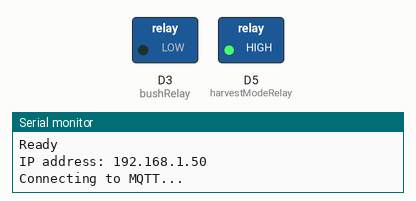
Recording of a sketch running on a simulated ESP8266 (NodeMCU). Shown: switched loads named in the sketch (green lamp = pin HIGH), the last lines printed to the serial monitor. WiFi joins after 1.5 s; servers stay silent unless stated; no MQTT or app messages arrive unless stated; not simulated (calls return 0 or success): credentials.h.

Above: at 1.8 s.
At 4.1 s:
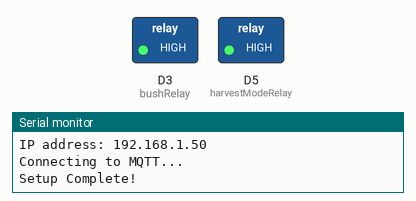
Timing chart, 0 to 5.6 s (numbered marks = the images above):
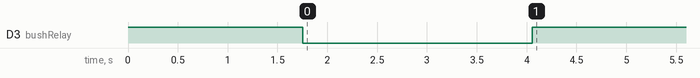

The sketch:

CreepyCorridor-BushAndBones.ino
```cpp
// ***************************************
// ********** Global Variables ***********
// ***************************************

/*
 * NOTE: Even though this is named BushAndBones, The Bones portion has been changed
 *       to control the lighting effects of WLED in the Harvest Room. Lol.
 */

//Globals for Wifi Setup and OTA
#include <credentials.h>
#include <ESP8266WiFi.h>
#include <ESP8266mDNS.h>
#include <WiFiUdp.h>
#include <ArduinoOTA.h>

//WiFi Credentials
#ifndef STASSID
#define STASSID "your_ssid"
#endif
#ifndef STAPSK
#define STAPSK  "your_password"
#endif
const char* ssid = STASSID;
const char* password = STAPSK;

//MQTT
#include <Adafruit_MQTT.h>
#include <Adafruit_MQTT_Client.h>
#ifndef AIO_SERVER
#define AIO_SERVER      "your_MQTT_server_address"
#endif
#ifndef AIO_SERVERPORT
#define AIO_SERVERPORT  0000 //Your MQTT port
#endif
#ifndef AIO_USERNAME
#define AIO_USERNAME    "your_MQTT_username"
#endif
#ifndef AIO_KEY
#define AIO_KEY         "your_MQTT_key"
#endif
#define MQTT_KEEP_ALIVE 150
unsigned long previousTime;

//Initialize and Subscribe to MQTT
WiFiClient client;
Adafruit_MQTT_Client mqtt(&client, AIO_SERVER, AIO_SERVERPORT, AIO_USERNAME, AIO_KEY);
Adafruit_MQTT_Subscribe creepyRustle = Adafruit_MQTT_Subscribe(&mqtt, AIO_USERNAME "/feeds/creepy-corridor.bushrustle");

// Input/Output
#define bushRelay D3 //For some fucking reason, 5V relays use opposite HIGH/HIGH logic, just go with it
#define harvestModeRelay D5

//Variables
float mqttConnectFlag = 0.0;


// ***************************************
// *************** Setup *****************
// ***************************************


void setup() {

  //Relay Setup
  pinMode(bushRelay, OUTPUT);
  pinMode(harvestModeRelay, OUTPUT);
  digitalWrite(bushRelay, HIGH);
  digitalWrite(harvestModeRelay, HIGH);

  //Initialize Serial, WiFi, & OTA
  wifiSetup();

  //Initialize MQTT
  mqtt.subscribe(&creepyRustle);
  MQTT_connect();

  //Bush Test
  digitalWrite(bushRelay, LOW);
  delay(2300);
  digitalWrite(bushRelay, HIGH);

  Serial.println("Setup Complete!");

}


// ***************************************
// ************* Da Loop *****************
// ***************************************


void loop() {

  //OTA & MQTT
  ArduinoOTA.handle();
  MQTT_connect();

  //Recieve MQTT
  Adafruit_MQTT_Subscribe *subscription;
  while ((subscription = mqtt.readSubscription(0.01))) {
    uint16_t value = atoi((char *)creepyRustle.lastread);

    if(value == 1){
       Serial.println("[Begin BushAndBones Performance]");

        //** CHANGE HARVEST TO ACTIVE MODE
       delay(300);
       digitalWrite(harvestModeRelay, LOW);
       delay(250);    // Short Press
       digitalWrite(harvestModeRelay, HIGH);

       //** START BUSH RUSTLE
       delay(5600);
       digitalWrite(bushRelay, LOW);

       //** CHANGE HARVEST TO PASSIVE MODE
       delay(10);
       digitalWrite(harvestModeRelay, LOW);
       delay(1000);   // Long Hold
       digitalWrite(harvestModeRelay, HIGH);

       //** STOP BUSH RUSTLE
       delay(4000);
       digitalWrite(bushRelay, HIGH);

       Serial.println("[End Harvest Performance]");
    }
    delay(1);
  }
  delay(1);
}


// ***************************************
// ********** Backbone Methods ***********
// ***************************************


void wifiSetup() {

  //Serial
  Serial.begin(115200);
  delay(200);
  Serial.println();
  Serial.println();
  Serial.println("****************************************");
  Serial.println("Booting");

  //WiFi and OTA
  WiFi.mode(WIFI_STA);
  WiFi.begin(ssid, password);
  while (WiFi.waitForConnectResult() != WL_CONNECTED) {
    Serial.println("Connection Failed! Rebooting...");
    delay(5000);
    ESP.restart();
  }
  ArduinoOTA.setHostname("CreepyCorridor-BushAndBones");
  ArduinoOTA.onStart([]() {
    String type;
    if (ArduinoOTA.getCommand() == U_FLASH) {
      type = "sketch";
    } else { // U_SPIFFS
      type = "filesystem";
    }
    Serial.println("Start updating " + type);
  });
  ArduinoOTA.onEnd([]() {
    Serial.println("\nEnd");
  });
  ArduinoOTA.onProgress([](unsigned int progress, unsigned int total) {
    Serial.printf("Progress: %u%%\r", (progress / (total / 100)));
  });
  ArduinoOTA.onError([](ota_error_t error) {
    Serial.printf("Error[%u]: ", error);
    if (error == OTA_AUTH_ERROR) {
      Serial.println("Auth Failed");
    } else if (error == OTA_BEGIN_ERROR) {
      Serial.println("Begin Failed");
    } else if (error == OTA_CONNECT_ERROR) {
      Serial.println("Connect Failed");
    } else if (error == OTA_RECEIVE_ERROR) {
      Serial.println("Receive Failed");
    } else if (error == OTA_END_ERROR) {
      Serial.println("End Failed");
    }
  });
  ArduinoOTA.begin();
  Serial.println("Ready");
  Serial.print("IP address: ");
  Serial.println(WiFi.localIP());
}

void MQTT_connect() {

  int8_t ret;
  // Stop if already connected.
  if (mqtt.connected()) {
    if (mqttConnectFlag == 0) {
      //Serial.println("Connected");
      mqttConnectFlag++;
    }
    return;
  }
  Serial.println("Connecting to MQTT... ");
  uint8_t retries = 3;
  while ((ret = mqtt.connect()) != 0) { // connect will return 0 for connected
    Serial.println(mqtt.connectErrorString(ret));
    Serial.println("Retrying MQTT connection in 5 seconds...");
    mqtt.disconnect();
    delay(5000);  // wait 5 seconds
    retries--;
    if (retries == 0) {
      // basically die and wait for WDT to reset me
      //while (1);
      Serial.println("Wait 5 secomds to reconnect");
      delay(5000);
    }
  }
}
```
